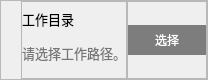
            <widget class="QFrame" name="frame_13">
             <property name="minimumSize">
              <size>
               <width>0</width>
               <height>80</height>
              </size>
             </property>
             <property name="maximumSize">
              <size>
               <width>16777215</width>
               <height>80</height>
              </size>
             </property>
             <property name="font">
              <font>
               <pointsize>10</pointsize>
              </font>
             </property>
             <property name="frameShape">
              <enum>QFrame::StyledPanel</enum>
             </property>
             <property name="frameShadow">
              <enum>QFrame::Raised</enum>
             </property>
             <layout class="QHBoxLayout" name="horizontalLayout_12">
              <property name="spacing">
               <number>0</number>
              </property>
              <property name="leftMargin">
               <number>20</number>
              </property>
              <property name="topMargin">
               <number>0</number>
              </property>
              <property name="rightMargin">
               <number>0</number>
              </property>
              <property name="bottomMargin">
               <number>0</number>
              </property>
              <item>
               <widget class="QFrame" name="frame_14">
                <property name="font">
                 <font>
                  <pointsize>10</pointsize>
                 </font>
                </property>
                <property name="frameShape">
                 <enum>QFrame::StyledPanel</enum>
                </property>
                <property name="frameShadow">
                 <enum>QFrame::Raised</enum>
                </property>
                <layout class="QVBoxLayout" name="verticalLayout_11">
                 <property name="spacing">
                  <number>0</number>
                 </property>
                 <property name="leftMargin">
                  <number>0</number>
                 </property>
                 <property name="topMargin">
                  <number>0</number>
                 </property>
                 <property name="rightMargin">
                  <number>0</number>
                 </property>
                 <item>
                  <widget class="QLabel" name="label_12">
                   <property name="font">
                    <font>
                     <family>微软雅黑</family>
                     <pointsize>10</pointsize>
                    </font>
                   </property>
                   <property name="text">
                    <string>工作目录</string>
                   </property>
                  </widget>
                 </item>
                 <item>
                  <widget class="QLabel" name="workspace_path">
                   <property name="font">
                    <font>
                     <family>微软雅黑</family>
                     <pointsize>10</pointsize>
                    </font>
                   </property>
                   <property name="styleSheet">
                    <string notr="true">color: rgb(118, 118, 118);</string>
                   </property>
                   <property name="text">
                    <string>请选择工作路径。</string>
                   </property>
                   <property name="wordWrap">
                    <bool>true</bool>
                   </property>
                  </widget>
                 </item>
                </layout>
               </widget>
              </item>
              <item>
               <widget class="QFrame" name="frame_15">
                <property name="minimumSize">
                 <size>
                  <width>80</width>
                  <height>0</height>
                 </size>
                </property>
                <property name="maximumSize">
                 <size>
                  <width>100</width>
                  <height>16777215</height>
                 </size>
                </property>
                <property name="font">
                 <font>
                  <pointsize>10</pointsize>
                 </font>
                </property>
                <property name="frameShape">
                 <enum>QFrame::StyledPanel</enum>
                </property>
                <property name="frameShadow">
                 <enum>QFrame::Raised</enum>
                </property>
                <layout class="QHBoxLayout" name="horizontalLayout_13">
                 <property name="spacing">
                  <number>0</number>
                 </property>
                 <property name="leftMargin">
                  <number>0</number>
                 </property>
                 <property name="topMargin">
                  <number>0</number>
                 </property>
                 <property name="rightMargin">
                  <number>0</number>
                 </property>
                 <property name="bottomMargin">
                  <number>0</number>
                 </property>
                 <item>
                  <widget class="QPushButton" name="select_workspace">
                   <property name="minimumSize">
                    <size>
                     <width>0</width>
                     <height>30</height>
                    </size>
                   </property>
                   <property name="font">
                    <font>
                     <family>微软雅黑</family>
                     <pointsize>9</pointsize>
                     <weight>50</weight>
                     <italic>false</italic>
                     <bold>false</bold>
                    </font>
                   </property>
                   <property name="styleSheet">
                    <string notr="true">QPushButton{
	font: 9pt &quot;微软雅黑&quot;;
	background-color: rgb(125, 125, 125);
	color: rgb(255, 255, 255);
	border:none;
	height:25px;
}
QPushButton:hover{
	font: 9pt &quot;微软雅黑&quot;;
	background-color: rgb(111, 111, 111);
	color: rgb(255, 255, 255);
	height:25px;
}
QPushButton:pressed{
	font: 9pt &quot;微软雅黑&quot;;
	background-color: rgb(86, 86, 86);
	color: rgb(255, 255, 255);
	height:25px;
}</string>
                   </property>
                   <property name="text">
                    <string>选择</string>
                   </property>
                  </widget>
                 </item>
                </layout>
               </widget>
              </item>
             </layout>
            </widget>
